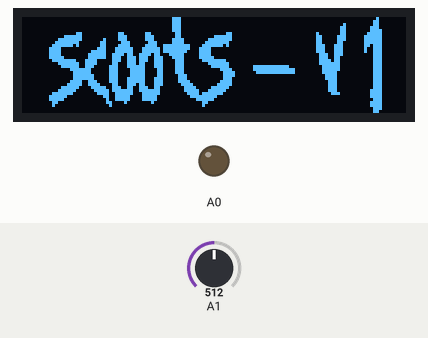
This sketch was run on a simulated Arduino Zero (SAMD21). Shown: 128×32 one-colour display, output pins drawn as LEDs (lit = HIGH). Inputs (shaded band) come from the test bench; at power-on: A1 = 512 (analog values on the 0–1023 scale). What the sketch prints to the serial monitor is not drawn.

Above: at 0.1 s.
2.3 s: A1 set to 716
At 2.9 s:
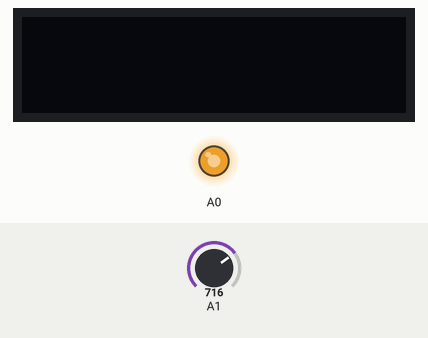
3.8 s: A1 set to 306
At 4.1 s:
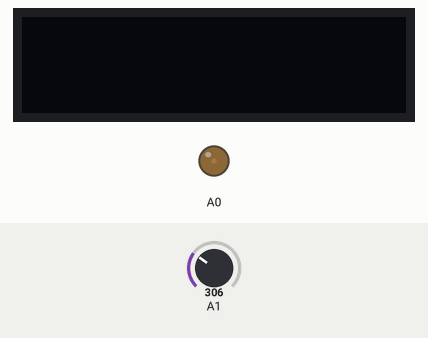
5.3 s: A1 set to 122
At 6.5 s:
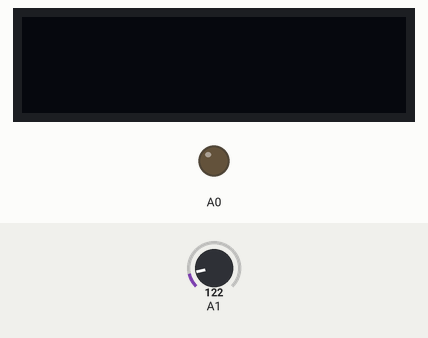
Timing chart, 0 to 8.3 s (numbered marks = the images above; inputs shaded):
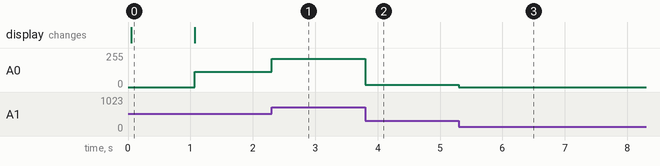

The sketch:

eScoots_Brain_SAMD51_v1.ino
```cpp
/*
 * eScoots_Brain_SAMD51_v1
 * Arduino Code for HighJinx's eScooter
 * used on Adafruit Feather M4 Express
 * and FeatherOLED Wing.
*/


#include <Wire.h>
#include <Adafruit_GFX.h>
#include <Adafruit_SSD1306.h>

// Declaration for an SSD1306 display connected to I2C (SDA, SCL pins)
Adafruit_SSD1306 display(128, 32, &Wire);

// OLED FeatherWing buttons
#define BUTTON_A  9
#define BUTTON_B  6
#define BUTTON_C  5

boolean HAS_OLED = 1;

/* Scoots BMP Splash Logo */
const uint8_t logo_bmp[] PROGMEM = {
  0x00, 0x00, 0x00, 0x00, 0x00, 0x00, 0x38, 0x00, 0x00, 0x00, 0x00, 0x00, 0x00, 0x00, 0x02, 0x00,
  0x00, 0x00, 0x00, 0x00, 0x00, 0x00, 0x38, 0x00, 0x00, 0x00, 0x00, 0x00, 0x00, 0x00, 0x06, 0x00,
  0x00, 0x00, 0x00, 0x00, 0x00, 0x00, 0x38, 0x00, 0x00, 0x00, 0x00, 0x00, 0x00, 0x10, 0x06, 0x00,
  0x00, 0x00, 0x00, 0x00, 0x00, 0x00, 0x38, 0x00, 0x00, 0x00, 0x00, 0x00, 0x00, 0x30, 0x0e, 0x00,
  0x00, 0x00, 0x00, 0x00, 0x00, 0x00, 0x38, 0x00, 0x00, 0x00, 0x00, 0x00, 0x00, 0x30, 0x0f, 0x00,
  0x00, 0x00, 0x30, 0x00, 0xc0, 0x60, 0x18, 0x00, 0x0c, 0x00, 0x00, 0x00, 0x20, 0x30, 0x1f, 0x00,
  0x00, 0x03, 0xf0, 0x00, 0xe0, 0x70, 0x18, 0x00, 0xfc, 0x00, 0x00, 0x00, 0x30, 0x70, 0x3f, 0x00,
  0x00, 0x0f, 0xf0, 0x10, 0xe0, 0x70, 0x3c, 0x03, 0xfc, 0x00, 0x00, 0x00, 0x30, 0x70, 0x3f, 0x00,
  0x00, 0x1f, 0xe0, 0x30, 0x70, 0x38, 0x3c, 0x07, 0xf8, 0x00, 0x00, 0x00, 0x30, 0x60, 0x3f, 0x00,
  0x00, 0x3f, 0xa0, 0x30, 0xf0, 0x79, 0xff, 0x0f, 0xe8, 0x00, 0x00, 0x00, 0x38, 0xe0, 0x37, 0x00,
  0x00, 0x78, 0x00, 0x71, 0xf8, 0xfd, 0xff, 0x1e, 0x00, 0x00, 0x00, 0x00, 0x38, 0xe0, 0x27, 0x00,
  0x00, 0x78, 0x01, 0xf1, 0xf8, 0xfd, 0xfe, 0x1e, 0x00, 0x00, 0x00, 0x00, 0x38, 0xe0, 0x27, 0x00,
  0x00, 0x78, 0x03, 0xf3, 0xd9, 0xec, 0x7c, 0x1e, 0x00, 0x00, 0x00, 0x00, 0x1c, 0xe0, 0x07, 0x00,
  0x00, 0x7c, 0x03, 0xf3, 0x9d, 0xce, 0x3c, 0x1f, 0x00, 0x00, 0x00, 0x00, 0x1c, 0xc0, 0x07, 0x00,
  0x00, 0x3f, 0xc7, 0x83, 0x9d, 0xce, 0x1c, 0x0f, 0xf0, 0x00, 0x00, 0x00, 0x1e, 0xc0, 0x07, 0x00,
  0x00, 0x0f, 0xe7, 0x83, 0x1d, 0x8e, 0x1c, 0x03, 0xf8, 0x00, 0x00, 0x00, 0x1f, 0xc0, 0x07, 0x00,
  0x00, 0x07, 0xe7, 0x07, 0x1f, 0x8e, 0x1c, 0x01, 0xf8, 0x07, 0xff, 0x80, 0x0f, 0xc0, 0x07, 0x00,
  0x00, 0x00, 0xfe, 0x07, 0x0f, 0x86, 0x1c, 0x00, 0x3c, 0x07, 0xff, 0xe0, 0x0f, 0xc0, 0x07, 0x00,
  0x00, 0x00, 0x7e, 0x07, 0x0f, 0x86, 0x1c, 0x00, 0x1e, 0x03, 0xff, 0xe0, 0x0f, 0x80, 0x07, 0x00,
  0x00, 0x00, 0x7f, 0x07, 0x0f, 0x86, 0x0e, 0x00, 0x1e, 0x00, 0x00, 0x00, 0x07, 0x80, 0x07, 0x00,
  0x00, 0x00, 0x7f, 0x07, 0x1f, 0x8e, 0x0e, 0x00, 0x1c, 0x00, 0x00, 0x00, 0x07, 0x80, 0x07, 0x00,
  0x00, 0x00, 0xf3, 0x87, 0x1f, 0x8e, 0x0f, 0x00, 0x3c, 0x00, 0x00, 0x00, 0x03, 0x80, 0x07, 0x00,
  0x00, 0x01, 0xf3, 0xc3, 0x1d, 0x8e, 0x07, 0x80, 0x7c, 0x00, 0x00, 0x00, 0x03, 0x80, 0x07, 0x00,
  0x00, 0x07, 0xe1, 0xf3, 0x99, 0xcc, 0x03, 0xc1, 0xf8, 0x00, 0x00, 0x00, 0x03, 0x80, 0x07, 0x00,
  0x00, 0x0f, 0xc0, 0xfb, 0xf9, 0xfc, 0x03, 0xe3, 0xf0, 0x00, 0x00, 0x00, 0x03, 0x80, 0x0f, 0x00,
  0x00, 0x3f, 0x80, 0x79, 0xf8, 0xfc, 0x01, 0xef, 0xe0, 0x00, 0x00, 0x00, 0x01, 0xc0, 0x0f, 0x00,
  0x00, 0x7e, 0x00, 0x19, 0xf0, 0xf8, 0x00, 0xff, 0x80, 0x00, 0x00, 0x00, 0x00, 0x00, 0x0f, 0x00,
  0x00, 0x7c, 0x00, 0x09, 0xf0, 0xf8, 0x00, 0x3f, 0x00, 0x00, 0x00, 0x00, 0x00, 0x00, 0x07, 0x00,
  0x00, 0x30, 0x00, 0x0c, 0x20, 0x10, 0x00, 0x0c, 0x00, 0x00, 0x00, 0x00, 0x00, 0x00, 0x0f, 0x00,
  0x00, 0x20, 0x00, 0x04, 0x00, 0x00, 0x00, 0x08, 0x00, 0x00, 0x00, 0x00, 0x00, 0x00, 0x0f, 0x00,
  0x00, 0x00, 0x00, 0x00, 0x00, 0x00, 0x00, 0x00, 0x00, 0x00, 0x00, 0x00, 0x00, 0x00, 0x07, 0x00,
  0x00, 0x00, 0x00, 0x00, 0x00, 0x00, 0x00, 0x00, 0x00, 0x00, 0x00, 0x00, 0x00, 0x00, 0x06, 0x00
};


int throttle_input, throttle_mapped;
float mapped_dac;

void setup() {
  Serial.begin(115200); //start serial communication
  //while(!Serial){}

  initOLED(0);

  analogReadResolution(12); //set the ADC resolution to 12 bits, default is 10
  analogWriteResolution(12); //set the Arduino DAC for 12 bits of resolution (max)

  //Get user entered voltage, convert to DAC value, output DAC value
  analogWrite(A0,setDAC(0));
  showSplash(1000);

}

void loop(){
  //Serial.println();
  Serial.print("Measured throttle value is : ");
  throttle_input = analogRead(A1);
  throttle_mapped = map(throttle_input, 1085, 3210, 0, 4095);
  if (throttle_mapped < 0) {throttle_mapped = 0; }

  mapped_dac = convertToVolt(throttle_mapped);

//  if (mapped_dac < 0.00) { mapped_dac = 0.00; }
//  if (mapped_dac > 3.305) { mapped_dac = 3.303; }

  mapped_dac = constrain(mapped_dac, 0.00, 3.303);

  //Serial.println(mapped_dac); //Read value at ADC pin A1 and print it
  analogWrite(A0,setDAC(mapped_dac));
  Serial.print(throttle_input); //Read value at ADC pin A1 and print it
  Serial.print(", Mapped throttle value is : ");
  Serial.print(throttle_mapped);
  Serial.print(", Mapped throttle voltage is : ");
  Serial.println(setDAC(mapped_dac));

}

void initOLED(int timeDelay){
  // SSD1306_SWITCHCAPVCC = generate display voltage from 3.3V internally
  if(!display.begin(SSD1306_SWITCHCAPVCC, 0x3C)) { // Address 0x3C for 128x32
    Serial.println(F("SSD1306 allocation failed"));
    //for(;;); // Don't proceed, loop forever
  } else {
    HAS_OLED = true;
    // Show initial display buffer contents on the screen --
    // the library initializes this with an Adafruit splash screen.
    display.clearDisplay();
    display.display();
    delay(timeDelay); // Pause
  }
}

void showSplash(int dly) {
  display.clearDisplay();
  display.drawBitmap(
    (display.width()  - 128 ) / 2,
    (display.height() - 32) / 2,
    logo_bmp, 128, 32, 1);
  display.display();
  delay(dly);
  clearOLED();
}

void clearOLED(){
  if(HAS_OLED) {
    display.clearDisplay();
    display.display();
  }
}

//this function converts a user entered voltage value into a 10 bit DAC value
int setDAC(float volt) {
 //formula for calculating DAC output voltage Vdac = (dVal / 1023)*3.3V
 return (int)((volt*4095)/3.3);
}

//This function takes and ADC integer value (0 to 4095) and turns it into a voltage level. The input is the measured 12 bit ADC value.
float convertToVolt(int aVAL) {
 return (((float)aVAL/4095)*3.3); //formula to convert ADC value to voltage reading
}
```

Measured:
- after the input at 2.3 s, A0: 115/255 → 213/255 at once
- after the input at 3.8 s, A0: 213/255 → 16/255 at once
- after the input at 5.3 s, A0: 16/255 → 0/255 at once
- what the display in image 0 shows lasts 1.0 s, from 0.1 s to 1.1 s
